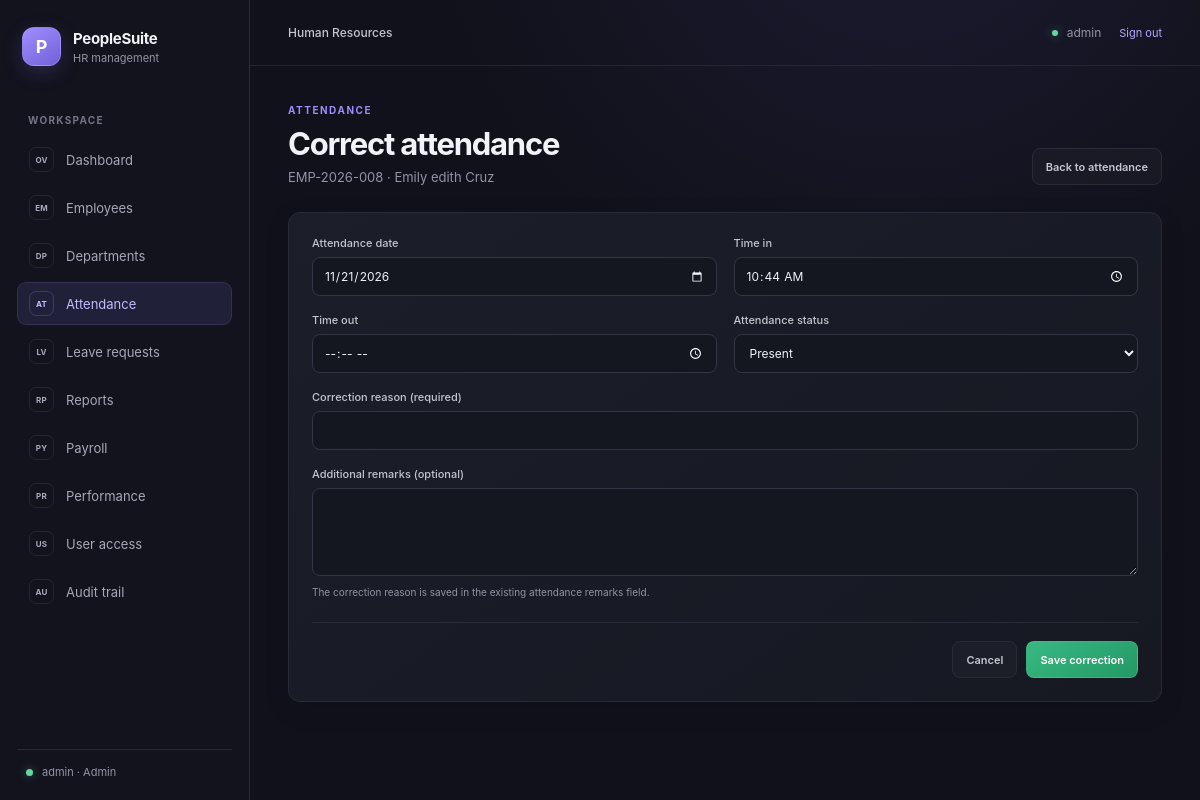
Page /edit-attendance.php?id=19 (signed in) on the committed database.
### tables this page shows
CREATE TABLE `attendance` (
  `attendance_id` int(11) NOT NULL,
  `employee_id` int(11) NOT NULL,
  `attendance_date` date NOT NULL,
  `time_in` time DEFAULT NULL,
  `time_out` time DEFAULT NULL,
  `attendance_status` enum('Present','Absent','Late','Half-day','On Leave') DEFAULT 'Present',
  `remarks` varchar(255) DEFAULT NULL,
  `created_at` timestamp NOT NULL DEFAULT current_timestamp()
);

CREATE TABLE `employees` (
  `employee_id` int(11) NOT NULL,
  `employee_code` varchar(20) NOT NULL,
  `first_name` varchar(100) NOT NULL,
  `middle_name` varchar(100) DEFAULT NULL,
  `last_name` varchar(100) NOT NULL,
  `gender` enum('Male','Female','Other') DEFAULT 'Other',
  `birth_date` date DEFAULT NULL,
  `email` varchar(150) NOT NULL,
  `phone` varchar(30) DEFAULT NULL,
  `address` text DEFAULT NULL,
  `department_id` int(11) DEFAULT NULL,
  `position` varchar(100) DEFAULT NULL,
  `hire_date` date NOT NULL,
  `employment_type` enum('Regular','Probationary','Contractual','Part-time') DEFAULT 'Regular',
  `employment_status` enum('Active','On Leave','Resigned','Terminated','Retired') DEFAULT 'Active',
  `basic_salary` decimal(12,2) DEFAULT 0.00,
  `created_at` timestamp NOT NULL DEFAULT current_timestamp(),
  `updated_at` timestamp NOT NULL DEFAULT current_timestamp() ON UPDATE current_timestamp()
);

### edit-attendance.php (the view, shortened to what this page needs)
<?php
require __DIR__ . '/config/db.php';
$statuses = ['Present', 'Late', 'Absent', 'Half-day', 'On Leave'];
$attendanceId = filter_var($_GET['id'] ?? null, FILTER_VALIDATE_INT, ['options' => ['min_range' => 1]]);
$record = null;
if ($attendanceId === false) {
    http_response_code(400);
    $databaseError = 'A valid attendance record ID is required.';
} else {
    try {
        $lookup = $pdo->prepare(
            'SELECT a.attendance_id, a.employee_id, a.attendance_date,
                    a.time_in, a.time_out, a.attendance_status, a.remarks,
                    e.employee_code, e.first_name, e.last_name
             FROM attendance AS a
             INNER JOIN employees AS e ON e.employee_id = a.employee_id
             WHERE a.attendance_id = :attendance_id'
        );
        $lookup->execute([':attendance_id' => $attendanceId]);
        $record = $lookup->fetch();
    } catch (PDOException $e) {
        error_log('Attendance correction load failed: ' . $e->getMessage());
        $databaseError = 'Attendance details could not be loaded. Please try again later.';
    }
}
$values = [
    'attendance_date' => $record['attendance_date'] ?? '',
    'time_in' => isset($record['time_in']) ? substr($record['time_in'], 0, 5) : '',
    'time_out' => isset($record['time_out']) ? substr($record['time_out'], 0, 5) : '',
    'attendance_status' => $record['attendance_status'] ?? 'Present',
    'remarks' => $record['remarks'] ?? '',
    'correction_reason' => '',
];
require __DIR__ . '/includes/header.php';
require __DIR__ . '/includes/sidebar.php';
?>
<section class="page-heading">
    <div>
        <p class="eyebrow">ATTENDANCE</p>
        <h1><?= $record !== null ? 'Correct attendance' : 'Attendance unavailable' ?></h1>
        <p class="page-description">
            <?= $record !== null
                ? htmlspecialchars($record['employee_code'] . ' · ' . $record['first_name'] . ' ' . $record['last_name'], ENT_QUOTES, 'UTF-8')
                : 'The requested attendance record could not be opened.' ?>
        </p>
    </div>
    <a class="button button-quiet" href="attendance.php">Back to attendance</a>
</section>
<?php if ($record !== null): ?>
    <form class="panel employee-form attendance-correction-form" method="post" action="edit-attendance.php?id=<?= (int) $attendanceId ?>">
        <div class="form-grid">
            <div class="form-field">
                <label for="attendance_date">Attendance date</label>
                <input id="attendance_date" name="attendance_date" type="date" value="<?= htmlspecialchars($values['attendance_date'], ENT_QUOTES, 'UTF-8') ?>" required>
            </div>
            <div class="form-field">
                <label for="time_in">Time in</label>
                <input id="time_in" name="time_in" type="time" value="<?= htmlspecialchars($values['time_in'], ENT_QUOTES, 'UTF-8') ?>">
            </div>
            <div class="form-field">
                <label for="time_out">Time out</label>
                <input id="time_out" name="time_out" type="time" value="<?= htmlspecialchars($values['time_out'], ENT_QUOTES, 'UTF-8') ?>">
            </div>
            <div class="form-field">
                <label for="attendance_status">Attendance status</label>
                <select id="attendance_status" name="attendance_status" required>
                    <?php foreach ($statuses as $status): ?>
                        <option value="<?= htmlspecialchars($status, ENT_QUOTES, 'UTF-8') ?>" <?= $values['attendance_status'] === $status ? 'selected' : '' ?>><?= htmlspecialchars($status, ENT_QUOTES, 'UTF-8') ?></option>
                    <?php endforeach; ?>
                </select>
            </div>
            <div class="form-field department-description-field">
                <label for="correction_reason">Correction reason (required)</label>
                <input id="correction_reason" name="correction_reason" type="text" maxlength="200" value="<?= htmlspecialchars($values['correction_reason'], ENT_QUOTES, 'UTF-8') ?>" required>
            </div>
            <div class="form-field department-description-field">
                <label for="remarks">Additional remarks (optional)</label>
                <textarea id="remarks" name="remarks" rows="3" maxlength="255"><?= htmlspecialchars($values['remarks'], ENT_QUOTES, 'UTF-8') ?></textarea>
                <span class="form-help">The correction reason is saved in the existing attendance remarks field.</span>
            </div>
        </div>
        <div class="form-actions">
            <a class="button button-quiet" href="attendance.php">Cancel</a>
            <button class="button button-primary" type="submit">Save correction</button>
        </div>
    </form>
<?php endif; ?>
<?php require __DIR__ . '/includes/footer.php'; ?>

### assets/style.css (style rules this page uses)
:root { color-scheme: dark; --page: #10111a; --panel: #171923; --panel-raised: #1c1e2a; --border: #292b39; --text: #f2f2f8; --muted: #9294a6; --accent: #9c8cff; --green: #63d6a2; }
* { box-sizing: border-box; }
body { min-width: 320px; min-height: 100vh; margin: 0; background: radial-gradient(ellipse at 75% -20%, rgba(119, 96, 218, 0.13), transparent 38%), var(--page); color: var(--text); font-family: Inter, ui-sans-serif, system-ui, -apple-system, BlinkMacSystemFont, "Segoe UI", sans-serif; font-size: 14px; -webkit-font-smoothing: antialiased; }
a { color: inherit; text-decoration: none; }
.page-heading { display: flex; align-items: flex-end; justify-content: space-between; gap: 20px; margin-bottom: 27px; }
.eyebrow { margin: 0 0 9px; color: var(--accent); font-size: 10px; font-weight: 750; letter-spacing: 0.15em; }
h1, h2, p { margin-top: 0; }
h1 { margin-bottom: 7px; font-size: clamp(25px, 3vw, 31px); font-weight: 650; letter-spacing: -0.04em; }
.page-description { margin-bottom: 0; color: var(--muted); font-size: 13px; }
.metric-card, .panel { border: 1px solid var(--border); border-radius: 12px; background: linear-gradient(145deg, rgba(28, 30, 42, 0.96), rgba(22, 24, 34, 0.96)); box-shadow: 0 8px 26px rgba(0, 0, 0, 0.1); }
.panel { min-width: 0; overflow: hidden; }
.form-help { display: block; margin-top: 7px; color: var(--muted); font-size: 10px; }
.department-description-field { grid-column: 1 / -1; }
.employee-filters input, .employee-filters select, .form-field input, .form-field select, .form-field textarea { width: 100%; min-height: 39px; padding: 9px 11px; border: 1px solid #343646; border-radius: 8px; outline: none; background: #141620; color: var(--text); font: inherit; font-size: 12px; }
.employee-filters input::placeholder, .form-field input::placeholder { color: #77798b; }
.button { display: inline-flex; min-height: 37px; align-items: center; justify-content: center; gap: 7px; padding: 0 13px; border: 1px solid transparent; border-radius: 8px; cursor: pointer; font: inherit; font-size: 11px; font-weight: 600; white-space: nowrap; transition: background 150ms ease, border-color 150ms ease, color 150ms ease; }
.button-primary { border-color: rgba(99, 214, 162, 0.28); background: linear-gradient(145deg, #38b981, #249966); color: #fff; }
.button-quiet { border-color: var(--border); background: rgba(255, 255, 255, 0.025); color: #c4c5d0; }
.employee-form { padding: 23px; }
.form-grid { display: grid; grid-template-columns: repeat(2, minmax(0, 1fr)); gap: 17px; }
.form-field { min-width: 0; }
.form-field label { display: block; margin-bottom: 7px; color: #c4c5d0; font-size: 11px; font-weight: 550; }
.form-field textarea { min-height: 88px; resize: vertical; }
.form-actions { display: flex; justify-content: flex-end; gap: 9px; margin-top: 24px; padding-top: 18px; border-top: 1px solid var(--border); }

### rows in the picture
attendance: employee.last_name "EMP-2026-008 · Emily edith Cruz", attendance_date "11/21/2026", attendance_status "Present"

### other values in the picture
$currentUser['username'] "admin"
$currentUser['role'] "Admin"
